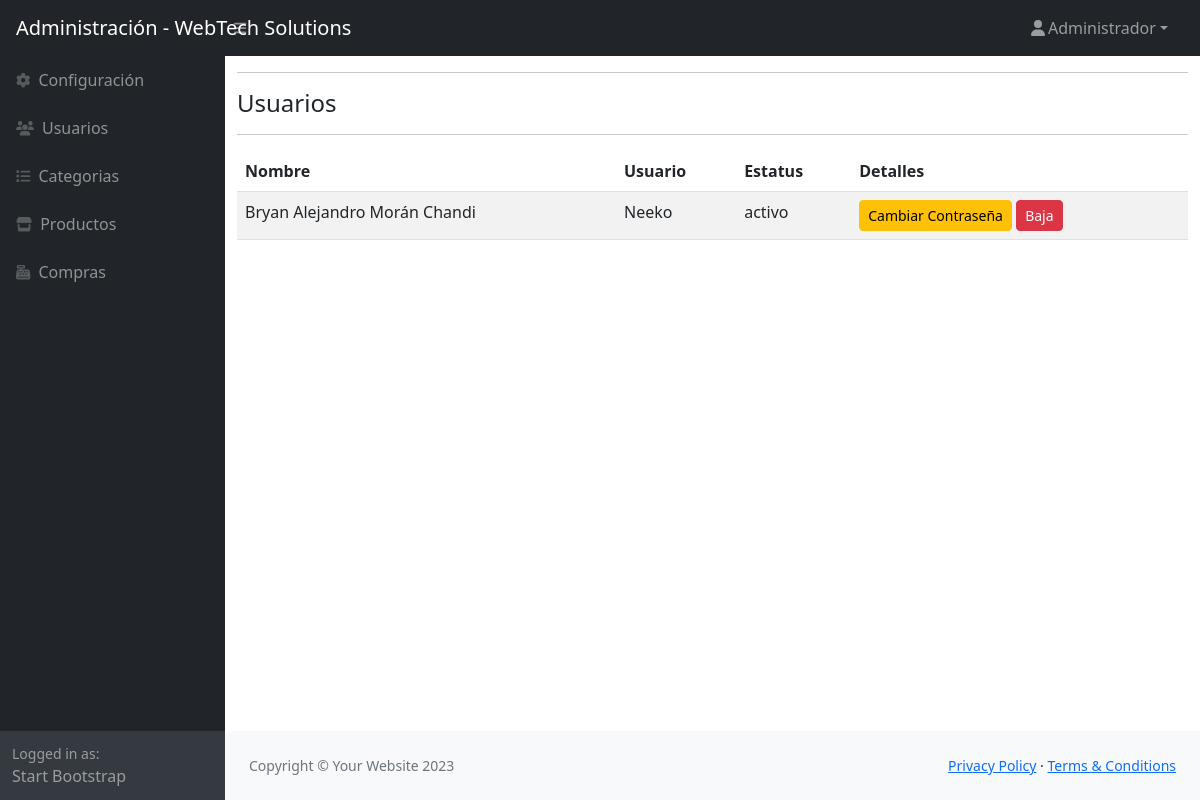
Screenshot of /admin/usuarios/index.php (signed in) with the database file from the repository.
### tables this page shows
CREATE TABLE `usuarios` (
  `id` int(11) NOT NULL,
  `usuario` varchar(30) NOT NULL,
  `password` varchar(120) NOT NULL,
  `activacion` int(11) NOT NULL DEFAULT 0,
  `token` varchar(40) NOT NULL,
  `token_password` varchar(40) DEFAULT NULL,
  `password_request` int(11) NOT NULL DEFAULT 0,
  `id_cliente` int(11) NOT NULL
);

### admin/usuarios/index.php (the view, shortened to what this page needs)
<?php
$db = new Database();
$con = $db->conectar();
$sql = "SELECT usuarios.id, CONCAT(clientes.nombres, ' ' , clientes.apellidos) AS cliente, usuarios.usuario, usuarios.activacion,
CASE
WHEN usuarios.activacion=1 THEN 'activo'
WHEN usuarios.activacion=0 THEN 'No activado'
ELSE 'Deshabilitado'
END AS estatus
FROM usuarios
INNER JOIN clientes ON usuarios.id_cliente=clientes.id";
$resultado = $con->query($sql);
require '../header.php';
?>
<main class="flex-shrink-0">
    <div class="container">
        <hr>
        <h4>Usuarios</h4>
        <hr>
        <div class="table-responsive">
            <table class="table table-striped">
                <thead>
                    <tr>
                        <th>Nombre</th>
                        <th>Usuario</th>
                        <th>Estatus</th>
                        <th>Detalles</th>
                    </tr>
                </thead>
                <tbody>
                    <?php while ($row = $resultado->fetch(PDO::FETCH_ASSOC)) { ?>
                        <tr>
                            <td><?php echo $row['cliente']; ?></td>
                            <td><?php echo $row['usuario']; ?></td>
                            <td><?php echo $row['estatus']; ?></td>
                            <td>
                                <a href="cambiar_password.php?user_id=<?php echo $row['id']; ?>" class="btn btn-warning btn-sm">Cambiar Contraseña</a>
                                <?php if ($row['activacion'] == 1) : ?>
                                    <button type="button" class="btn btn-sm btn-danger" data-bs-toggle="modal" data-bs-target="#eliminaModal" data-bs-user="<?php echo $row['id']; ?>">
                                        Baja
                                    </button>
                                <?php else : ?>
                                    <button type="button" class="btn btn-sm btn-success" data-bs-toggle="modal" data-bs-target="#activaModal" data-bs-user="<?php echo $row['id']; ?>">
                                        Activar
                                    </button>
                                <?php endif; ?>
                            </td>
                        </tr>
                    <?php } ?>
                </tbody>
            </table>
        </div>
    </div>
</main>
<?php require_once '../footer.php'; ?>

### rows the page displays
usuarios: cliente "Bryan Alejandro Morán Chandi", usuario "Neeko", estatus "activo"

### other values shown
$_SESSION['user_name'] "Administrador"
